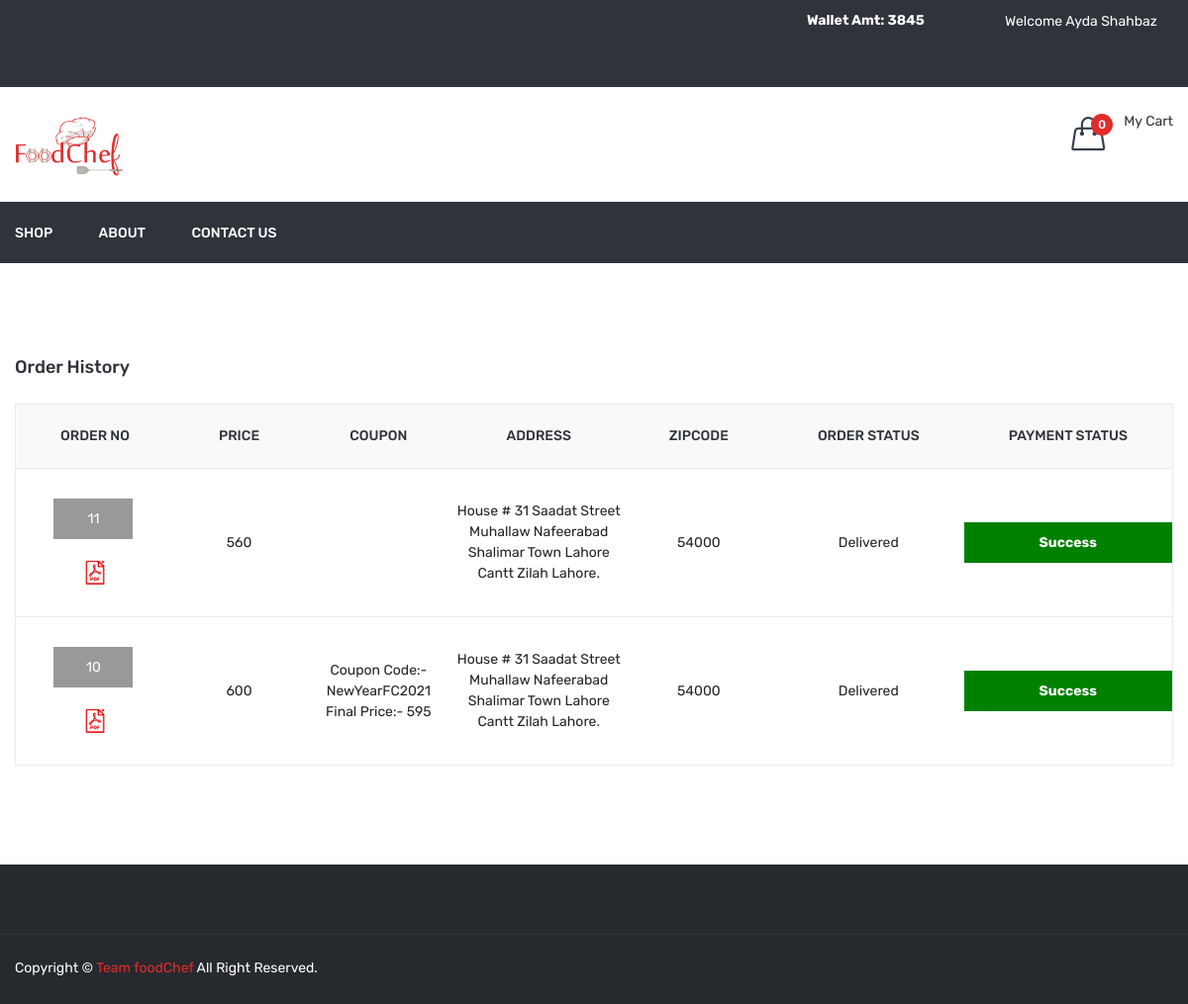
Screenshot of /order_history.php (signed in) with the database file from the repository.
### tables this page shows
CREATE TABLE `order_master` (
  `id` int(11) NOT NULL,
  `user_id` int(11) NOT NULL,
  `name` varchar(50) NOT NULL,
  `email` varchar(50) NOT NULL,
  `mobile` varchar(50) NOT NULL,
  `address` text NOT NULL,
  `total_price` float NOT NULL,
  `coupon_code` varchar(20) NOT NULL,
  `final_price` float NOT NULL,
  `zipcode` varchar(10) NOT NULL,
  `delivery_boy_id` int(11) NOT NULL,
  `payment_status` varchar(20) NOT NULL,
  `payment_type` varchar(10) NOT NULL,
  `payment_id` varchar(100) NOT NULL,
  `order_status` int(11) NOT NULL,
  `cancel_by` enum('user','admin') NOT NULL,
  `cancel_at` datetime NOT NULL,
  `added_on` datetime NOT NULL,
  `delivered_on` datetime NOT NULL
);

CREATE TABLE `order_status` (
  `id` int(11) NOT NULL,
  `order_status` varchar(50) NOT NULL
);

### function.inc.php (called while the page is built, shortened)
	<?php
function getUserCart(){
	global $con;
	$arr=array();
	$id=$_SESSION['FOOD_USER_ID'];
	$res=mysqli_query($con,"select * from dish_cart where user_id='$id'");
	return $arr;
}
function getcartTotalPrice(){
	$cartArr=getUserFullCart();
	$totalPrice=0;
	return $totalPrice;
}
function getUserFullCart($attr_id=''){
	$cartArr=array();
	if(isset($_SESSION['FOOD_USER_ID'])){
		$getUserCart=getUserCart();
		$cartArr=array();
	}
	if($attr_id!=''){
		return $cartArr[$attr_id]['qty'];
	}else{
		return $cartArr;
	}
}
function getWalletAmt($uid){
	global $con;
	$sql="select * from wallet where user_id='$uid'";
	$res=mysqli_query($con,$sql);
	$in=0;
	$out=0;
	while($row=mysqli_fetch_assoc($res)){
		if($row['type']=='in'){
			$in=$in+$row['amt'];
		}
		if($row['type']=='out'){
			$out=$out+$row['amt'];
		}
	}
	return $in-$out;
}
?>

### order_history.php (the view, shortened to what this page needs)
<?php
include ("header.php");
$uid=$_SESSION['FOOD_USER_ID'];
$sql="select order_master.*,order_status.order_status as order_status_str from order_master,order_status where order_master.order_status=order_status.id and order_master.user_id='$uid' order by order_master.id desc";
$res=mysqli_query($con,$sql);
?>
<div class="cart-main-area pt-95 pb-100">
            <div class="container">
                <h3 class="page-title">Order History</h3>
                <div class="row">
                    <div class="col-lg-12 col-md-12 col-sm-12 col-12">
                        <form method="post">
							<div class="table-content table-responsive">
                                <table>
                                    <thead>
                                        <tr>
                                            <th>Order No</th>
                                            <th>Price</th>
											<th>Coupon</th>
                                            <th>Address</th>
											<th>Zipcode</th>
                                            <th>Order Status</th>
                                            <th>Payment Status</th>
                                        </tr>
                                    </thead>
                                    <tbody>
										<?php if(mysqli_num_rows($res)>0){
										while($row=mysqli_fetch_assoc($res)){
										?>
										<tr>
                                            <td>
												<div class="div_order_id"><a href="<?php echo FRONT_SITE_PATH.'order_detail?id='.$row['id']?>"><?php echo $row['id']?></div></a>
											<br/>
											<a href="<?php echo FRONT_SITE_PATH?>download_invoice?id=<?php echo $row['id']?>"><img src='<?php echo FRONT_SITE_PATH?>assets/img/icon-img/pdf.png' width="20px" title="Download Invoice"/></a>
											</td>
                                            <td style="font-size:14px;">
											<?php echo $row['total_price']?></td>
                                            <td>
											<?php
											if($row['coupon_code']!=''){
											?>
											Coupon Code:- <?php echo $row['coupon_code']?><br/>
											Final Price:- <?php echo $row['final_price']?>
											<?php } ?>
											</td>
											<td><?php echo $row['address']?></td>
											<td><?php echo $row['zipcode']?></td>
											<td>
											<?php
											echo $row['order_status_str'];
											?>
											</td>
											<td>
												<div class="payment_status payment_status_<?php echo $row['payment_status']?>"><?php echo ucfirst($row['payment_status'])?></div>
											</td>
                                        </tr>
										<?php }} ?>
                                    </tbody>
                                </table>
                            </div>
                        </form>
                    </div>
                </div>
            </div>
        </div>
<?php
include("footer.php");
?>

### header.php (shortened to what this page needs)
<?php
include('database.inc.php');
include('function.inc.php');
$cartArr=getUserFullCart();
$totalPrice=getcartTotalPrice();
$totalCartDish=count($cartArr);
$getWalletAmt=0;
if(isset($_SESSION['FOOD_USER_ID'])){
	$getWalletAmt=getWalletAmt($_SESSION['FOOD_USER_ID']);
}
?>
<!doctype html>
<html class="no-js" lang="zxx">
<head>
        <link rel="stylesheet" href="<?php echo FRONT_SITE_PATH?>assets/css/bootstrap.min.css">
        <link rel="stylesheet" href="<?php echo FRONT_SITE_PATH?>assets/css/animate.css">
        <link rel="stylesheet" href="<?php echo FRONT_SITE_PATH?>assets/css/owl.carousel.min.css">
        <link rel="stylesheet" href="<?php echo FRONT_SITE_PATH?>assets/css/slick.css">
        <link rel="stylesheet" href="<?php echo FRONT_SITE_PATH?>assets/css/chosen.min.css">
        <link rel="stylesheet" href="<?php echo FRONT_SITE_PATH?>assets/css/ionicons.min.css">
        <link rel="stylesheet" href="<?php echo FRONT_SITE_PATH?>assets/css/font-awesome.min.css">
        <link rel="stylesheet" href="<?php echo FRONT_SITE_PATH?>assets/css/simple-line-icons.css">
        <link rel="stylesheet" href="<?php echo FRONT_SITE_PATH?>assets/css/jquery-ui.css">
        <link rel="stylesheet" href="<?php echo FRONT_SITE_PATH?>assets/css/meanmenu.min.css">
        <link rel="stylesheet" href="<?php echo FRONT_SITE_PATH?>assets/css/style.css">
        <link rel="stylesheet" href="<?php echo FRONT_SITE_PATH?>assets/css/responsive.css">
    </head>
    <body>
        <header class="header-area">
            <div class="header-top black-bg">
                <div class="container">
                    <div class="row">
                        <div class="col-lg-8 col-md-4 col-12 col-sm-4">
                        </div>
						<div class="col-lg-2 col-md-4 col-12 col-sm-4">
							<?php
								if(isset($_SESSION['FOOD_USER_NAME'])){
								?>
							<div id="wallet_top_box">
								<a style="color:#fff;">
									Wallet Amt:  <?php echo $getWalletAmt?>
								</a>
							</div>
								<?php  } ?>
						</div>
                        <div class="col-lg-2 col-md-8 col-12 col-sm-8">
                            <div class="account-curr-lang-wrap f-right">
                                <?php
								if(isset($_SESSION['FOOD_USER_NAME'])){
								?>
								<ul>
                                    <li class="top-hover"><a href="#"><?php echo "Welcome <span id='user_top_name'>".$_SESSION['FOOD_USER_NAME'];?></span>  <i class="ion-chevron-down"></i></a>
                                    </li>
                                </ul>
								<?php } ?>
                            </div>
                        </div>
                    </div>
                </div>
            </div>
            <div class="header-middle">
                <div class="container">
                    <div class="row">
                        <div class="col-lg-3 col-md-4 col-12 col-sm-4">
                            <div class="logo">
                                <a href="<?php echo FRONT_SITE_PATH?>">
                                    <img alt=""  src="<?php echo FRONT_SITE_PATH?>assets/img/logo/logo.png" width="110" height="60">
                                </a>
                            </div>
                        </div>
                        <div class="col-lg-9 col-md-8 col-12 col-sm-8">
                            <div class="header-middle-right f-right">
                                <div class="header-wishlist">
                                </div>
                                <div class="header-cart">
                                    <a href="#">
                                        <div class="header-icon-style">
                                            <i class="icon-handbag icons"></i>
                                            <span class="count-style" id="totalCartDish"><?php echo $totalCartDish?></span>
                                        </div>
                                        <div class="cart-text">
                                            <span class="digit">My Cart</span>
                                        </div>
                                    </a>
                                </div>
                            </div>
                        </div>
                    </div>
                </div>
            </div>
            <div class="header-bottom transparent-bar black-bg">
                <div class="container">
                    <div class="row">
                        <div class="col-lg-12 col-md-12 col-12">
                            <div class="main-menu">
                                <nav>
                                    <ul>
                                        <li><a href="<?php echo FRONT_SITE_PATH?>shop">Shop</a></li>
                                        <li><a href="<?php echo FRONT_SITE_PATH?>about-us">about</a></li>
                                        <li><a href="<?php echo FRONT_SITE_PATH?>contact-us">contact us</a></li>
                                    </ul>
                                </nav>
                            </div>
                        </div>
                    </div>
                </div>
            </div>
        </header>

### footer.php (shortened to what this page needs)
<div class="footer-area black-bg-2 pt-70">
            <div class="footer-bottom-area border-top-4">
                <div class="container">
                    <div class="row">
                        <div class="col-lg-6 col-md-6 col-sm-7">
                            <div class="copyright">
                                <p>Copyright © <a href="shop.php">Team foodChef</a> All Right Reserved.</p>
                            </div>
                        </div>
                        <div class="col-lg-6 col-md-6 col-sm-5">
                            <div class="footer-social">
                                <ul>
                                    <li><a href="#"><i class="ion-social-facebook"></i></a></li>
                                    <li><a href="#"><i class="ion-social-twitter"></i></a></li>
                                    <li><a href="#"><i class="ion-social-instagram-outline"></i></a></li>
                                    <li><a href="#"><i class="ion-social-googleplus-outline"></i></a></li>
                                </ul>
                            </div>
                        </div>
                    </div>
                </div>
            </div>
        </div>
    </body>
</html>

### rows the page displays
order_master: id "11", total_price "560", address "House # 31 Saadat Street Muhallaw Nafeerabad Shalimar Town Lahore Cantt Zilah Lahore.", zipcode "54000", order_status.order_status "Delivered", payment_status "Success"
order_master: id "10", total_price "600", coupon_code "NewYearFC2021", final_price "595", address "House # 31 Saadat Street Muhallaw Nafeerabad Shalimar Town Lahore Cantt Zilah Lahore.", zipcode "54000", order_status.order_status "Delivered", payment_status "Success"

### other values shown
$getWalletAmt "3845"
$_SESSION['FOOD_USER_NAME'] "Ayda Shahbaz"
$totalCartDish "0"
